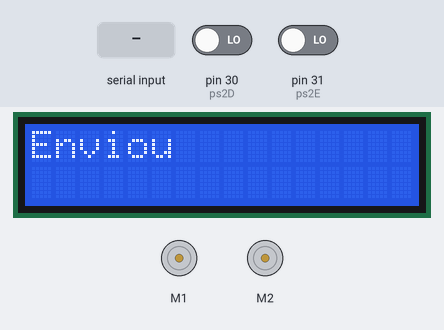
The sketch below on a simulated Arduino Mega 2560, built with avr-gcc and run on an emulated ATmega2560. Shown: 2 × DC motor (green arrow = forward, orange = backward, longer = faster), 16×2 character LCD. The inputs (shaded band) are chosen by the test bench; at power-on: pin 30 (ps2D) LOW, pin 31 (ps2E) LOW. What the sketch prints to the serial monitor is not drawn.

Above: at 0.08 s.
At 1.2 s:
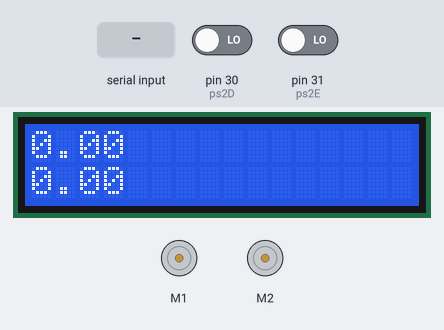
1.3 s: "0\n" received over Serial
At 2.5 s:
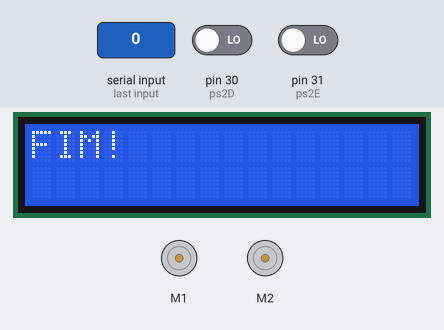
Timing chart, 0 to 4.3 s (numbered marks = the images above; inputs shaded):
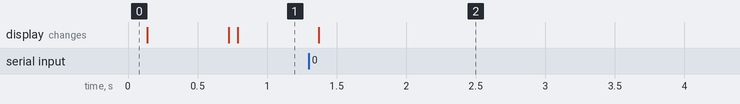

Measured:
- after the input at 1.3 s, the display: changes after 0.07 s (image 2)

The sketch:

AutonomousINO.ino
```cpp
#include <PID_v1.h>
#include <AFMotor.h>
#include <stdlib.h>
#include <LiquidCrystal_I2C.h>


LiquidCrystal_I2C lcd(0x3F,16,2);

//---Controle de Velocidade

AF_DCMotor motorD(1);             //Seleciona o motor direito na porta 2
AF_DCMotor motorE(2);             //Seleciona o motor esquerdo na porta 1

int ps2D = 30, ps2E = 31;         //Pinos do Arduino conectados ao encoder
int countE = 0, countD = 0;
double velD = 0, velE = 0; // Velocidade em rad/s
int s1D = 0, s1E = 0;          // Primeiros valores lidos pelo encoder

unsigned long tvel = 50000; //Intervalo de amostragem do encoder
unsigned long t0 =0, t =0; //marcador de inicio de tempo e variável de controle do tempo
unsigned long tOP = 0; // marca o tempo total de processamento

 //---Odometria
double r=0.034; //raio em metros
double l=0.097; //comprimento em metros
double x0=0, y0 = 0, theta0 = 3.14/2; //posição inicial
double x=0, y = 0, theta=0; //posição atual
double x_est=0, y_est=0, theta_est=0; //posição estimada
int dirE=1, dirD=1; //variáveis de direção
//---PID

double Kpe = 9.5, Kie = 60, Kde = 0;   // Ganhos da roda esquerda
double Kpd = 5, Kid = 55, Kdd = 0;   // Ganhos da roda direita

double SetpointD = 0, InputD = 0, EsfControleD=0,  SetpointE = 0, InputE = 0, EsfControleE=0; //  Variaveis relacionadas ao PID

PID myPIDe(&InputE, &EsfControleE, &SetpointE, Kpe, Kie, Kde, DIRECT); // Declaraçao do PID esquerdo
PID myPIDd(&InputD, &EsfControleD, &SetpointD, Kpd, Kid, Kdd, DIRECT); // Declaraçao do PID direito


 //---Comunicação
 String recebido = "";
 String outD_str = "";
 String outE_str = "";
double outD = 0;
double outE = 0;
int index=0;

int parar = 1; //variável de saída de laço
void setup() {
  Serial.begin(115200);
  motorD.setSpeed(0);
  motorE.setSpeed(0);
  pinMode(ps2D, INPUT);
  pinMode(ps2E, INPUT);


  lcd.init();
  lcd.clear();

    // Parametros PID
  myPIDd.SetOutputLimits(-255, 255); myPIDe.SetOutputLimits(-255, 255);
  myPIDd.SetSampleTime(100); myPIDe.SetSampleTime(100);
  myPIDd.SetMode(AUTOMATIC); myPIDe.SetMode(AUTOMATIC);

}


void loop() {
  //motorD.run(FORWARD);
  //motorE.run(FORWARD);
  lcd.backlight();
  while (parar == 1){

    //Posição estimada:

    x_est     = x0+r/2*(10*tvel)*cos(theta0)*(outD + outE)/1000000; // Divide por um milhao para transformar o periodo em s
    y_est     = y0+r/2*(10*tvel)*sin(theta0)*(outD + outE)/1000000;
    theta_est = theta0+r/l*(10*tvel)*(outD - outE)/1000000;


    Serial.write(2);
    Serial.print(x);Serial.print(",");
    Serial.print(y);Serial.print(",");
    Serial.print(theta);
    Serial.write(3);

    lcd.setCursor(0, 0);
    lcd.print("Enviou");
    for (int i =0; i<10; i++){
    //envio
    t0 = micros();
    t = micros()-t0;
    while(t<tvel){
      int s2D = digitalRead(ps2D);
      if(s2D != s1D){
        s1D = s2D;
        countD ++;
      }//if s2D
      int s2E = digitalRead(ps2E);
      if(s2E != s1E){
        s1E = s2E;
        countE ++;
      }// if s2E
      t = micros() - t0;

    }// while tvel
    velD = dirD*(countD * 65449.847) / (t*33.5);
    velE = dirE*(countE * 65449.847) / (t*33.5);
    countD = 0; countE = 0;

//PID


    InputE = velE; InputD = velD;
    SetpointE = outE; SetpointD = outD;

    myPIDd.Compute(); myPIDe.Compute();
    //Controle de Direção
    if (EsfControleD >= 0){
      motorD.run(FORWARD);
      dirD =1;
    }
    else{
      motorD.run(BACKWARD);
      dirD = -1;
     }

    if (EsfControleE >= 0){
      motorE.run(FORWARD);
      dirE = 1;
    }
    else{
      motorE.run(BACKWARD);
      dirE = -1;
    }

    motorD.setSpeed(abs(EsfControleD)); motorE.setSpeed(abs(EsfControleE));

    lcd.clear();
    lcd.setCursor(0,0);
    lcd.print(velD);
    lcd.setCursor(0,1);
    lcd.print(velE);

//Odometria
    x    = x0+r/2*t*cos(theta0)*(velD + velE)/1000000;
    y    = y0+r/2*t*sin(theta0)*(velD + velE)/1000000;
    theta = theta0+r/l*t*(velD - velE)/1000000;

    x0 = x;
    y0 = y;
    theta0 = theta;
    tOP = micros() - t0;
    }
    //leitura
    if(Serial.available()>0){
      recebido = leStringSerial();
      index = recebido.indexOf(',');
      outD_str = recebido.substring(0, index);
      outE_str = recebido.substring(index+1);

      outD = atof(outD_str.c_str());
      outE = atof(outE_str.c_str());
      if (outD ==0 && outE ==0){
        parar = 2;
        break;
      }


    }
    lcd.clear();
    lcd.setCursor(0,0);
    lcd.print("LEU");


  }
    motorD.run(RELEASE);
    motorE.run(RELEASE);
    motorD.setSpeed(0);
    motorE.setSpeed(0);
    lcd.clear();
    lcd.setCursor(0,0);
    lcd.print("FIM!");
}


String leStringSerial(){
  String conteudo = "";
  char caractere;
  // Enquanto receber algo pela serial
  while(Serial.available() > 0) {
    // Lê byte da serial
    caractere = Serial.read();
    // Ignora caractere de quebra de linha
    if (caractere != '\n'){
      // Concatena valores
      conteudo.concat(caractere);
    }
    // Aguarda buffer serial ler próximo caractere
    delay(1);
  }
  return conteudo;
}
```
